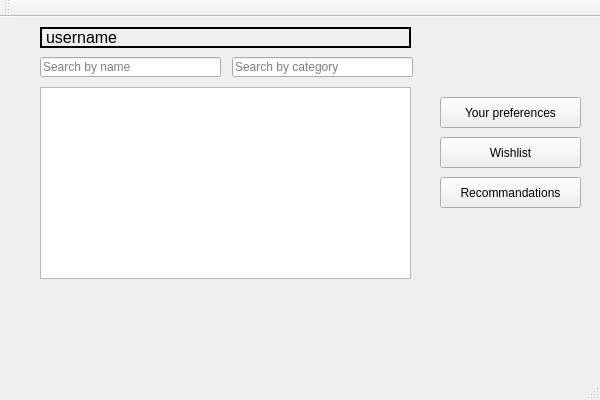
<?xml version="1.0" encoding="UTF-8"?>
<ui version="4.0">
 <class>LoginSuccessfulClass</class>
 <widget class="QMainWindow" name="LoginSuccessfulClass">
  <property name="geometry">
   <rect>
    <x>0</x>
    <y>0</y>
    <width>600</width>
    <height>400</height>
   </rect>
  </property>
  <property name="windowTitle">
   <string>LoginSuccessful</string>
  </property>
  <widget class="QWidget" name="centralWidget">
   <widget class="QLabel" name="label_username">
    <property name="geometry">
     <rect>
      <x>40</x>
      <y>10</y>
      <width>371</width>
      <height>21</height>
     </rect>
    </property>
    <property name="font">
     <font>
      <pointsize>12</pointsize>
     </font>
    </property>
    <property name="frameShape">
     <enum>QFrame::WinPanel</enum>
    </property>
    <property name="text">
     <string>username</string>
    </property>
   </widget>
   <widget class="QLineEdit" name="lineEdit_searchMovie">
    <property name="geometry">
     <rect>
      <x>40</x>
      <y>40</y>
      <width>181</width>
      <height>20</height>
     </rect>
    </property>
    <property name="placeholderText">
     <string>Search by name</string>
    </property>
   </widget>
   <widget class="QLineEdit" name="lineEdit_searchMovieByCategory">
    <property name="geometry">
     <rect>
      <x>232</x>
      <y>40</y>
      <width>181</width>
      <height>20</height>
     </rect>
    </property>
    <property name="placeholderText">
     <string>Search by category</string>
    </property>
   </widget>
   <widget class="QListWidget" name="listWidget_movies">
    <property name="geometry">
     <rect>
      <x>40</x>
      <y>70</y>
      <width>371</width>
      <height>192</height>
     </rect>
    </property>
   </widget>
   <widget class="QPushButton" name="pushButton_preferences">
    <property name="geometry">
     <rect>
      <x>440</x>
      <y>80</y>
      <width>141</width>
      <height>31</height>
     </rect>
    </property>
    <property name="text">
     <string>Your preferences</string>
    </property>
   </widget>
   <widget class="QPushButton" name="pushButton_wishlist">
    <property name="geometry">
     <rect>
      <x>440</x>
      <y>120</y>
      <width>141</width>
      <height>31</height>
     </rect>
    </property>
    <property name="text">
     <string>Wishlist</string>
    </property>
   </widget>
   <widget class="QPushButton" name="pushButton_recommandations">
    <property name="geometry">
     <rect>
      <x>440</x>
      <y>160</y>
      <width>141</width>
      <height>31</height>
     </rect>
    </property>
    <property name="text">
     <string>Recommandations</string>
    </property>
   </widget>
  </widget>
  <widget class="QMenuBar" name="menuBar">
   <property name="geometry">
    <rect>
     <x>0</x>
     <y>0</y>
     <width>600</width>
     <height>22</height>
    </rect>
   </property>
  </widget>
  <widget class="QToolBar" name="mainToolBar">
   <attribute name="toolBarArea">
    <enum>TopToolBarArea</enum>
   </attribute>
   <attribute name="toolBarBreak">
    <bool>false</bool>
   </attribute>
  </widget>
  <widget class="QStatusBar" name="statusBar"/>
 </widget>
 <layoutdefault spacing="6" margin="11"/>
 <resources/>
 <connections/>
</ui>
